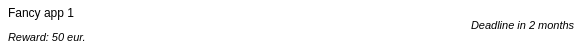
<?xml version="1.0" encoding="UTF-8"?>
<ui version="4.0">
 <class>Form</class>
 <widget class="QWidget" name="Form">
  <property name="geometry">
   <rect>
    <x>0</x>
    <y>0</y>
    <width>585</width>
    <height>50</height>
   </rect>
  </property>
  <property name="sizePolicy">
   <sizepolicy hsizetype="Preferred" vsizetype="Fixed">
    <horstretch>0</horstretch>
    <verstretch>0</verstretch>
   </sizepolicy>
  </property>
  <property name="minimumSize">
   <size>
    <width>0</width>
    <height>50</height>
   </size>
  </property>
  <property name="maximumSize">
   <size>
    <width>16777215</width>
    <height>50</height>
   </size>
  </property>
  <property name="cursor">
   <cursorShape>PointingHandCursor</cursorShape>
  </property>
  <property name="windowTitle">
   <string>Form</string>
  </property>
  <property name="autoFillBackground">
   <bool>false</bool>
  </property>
  <property name="styleSheet">
   <string notr="true">background-color: transparent; border: none</string>
  </property>
  <layout class="QHBoxLayout" name="horizontalLayout">
   <property name="spacing">
    <number>0</number>
   </property>
   <property name="leftMargin">
    <number>0</number>
   </property>
   <property name="topMargin">
    <number>0</number>
   </property>
   <property name="rightMargin">
    <number>0</number>
   </property>
   <property name="bottomMargin">
    <number>0</number>
   </property>
   <item>
    <spacer name="horizontalSpacer_2">
     <property name="orientation">
      <enum>Qt::Horizontal</enum>
     </property>
     <property name="sizeType">
      <enum>QSizePolicy::Fixed</enum>
     </property>
     <property name="sizeHint" stdset="0">
      <size>
       <width>8</width>
       <height>0</height>
      </size>
     </property>
    </spacer>
   </item>
   <item>
    <widget class="QWidget" name="widget" native="true">
     <layout class="QVBoxLayout" name="verticalLayout">
      <property name="spacing">
       <number>0</number>
      </property>
      <property name="leftMargin">
       <number>0</number>
      </property>
      <property name="topMargin">
       <number>0</number>
      </property>
      <property name="rightMargin">
       <number>0</number>
      </property>
      <property name="bottomMargin">
       <number>0</number>
      </property>
      <item>
       <widget class="QLabel" name="job_name_label">
        <property name="sizePolicy">
         <sizepolicy hsizetype="Expanding" vsizetype="Preferred">
          <horstretch>0</horstretch>
          <verstretch>0</verstretch>
         </sizepolicy>
        </property>
        <property name="styleSheet">
         <string notr="true">font-size: 12px;</string>
        </property>
        <property name="text">
         <string>Fancy app 1</string>
        </property>
        <property name="wordWrap">
         <bool>true</bool>
        </property>
       </widget>
      </item>
      <item>
       <widget class="QLabel" name="label_2">
        <property name="styleSheet">
         <string notr="true">font-size: 11px; font-style: italic;</string>
        </property>
        <property name="text">
         <string>Reward: 50 eur.</string>
        </property>
       </widget>
      </item>
     </layout>
    </widget>
   </item>
   <item>
    <widget class="QLabel" name="label">
     <property name="sizePolicy">
      <sizepolicy hsizetype="Preferred" vsizetype="Preferred">
       <horstretch>0</horstretch>
       <verstretch>0</verstretch>
      </sizepolicy>
     </property>
     <property name="styleSheet">
      <string notr="true">font-style: italic; font-size: 11px;</string>
     </property>
     <property name="text">
      <string>Deadline in 2 months</string>
     </property>
    </widget>
   </item>
   <item>
    <spacer name="horizontalSpacer">
     <property name="orientation">
      <enum>Qt::Horizontal</enum>
     </property>
     <property name="sizeType">
      <enum>QSizePolicy::Fixed</enum>
     </property>
     <property name="sizeHint" stdset="0">
      <size>
       <width>10</width>
       <height>20</height>
      </size>
     </property>
    </spacer>
   </item>
  </layout>
 </widget>
 <resources/>
 <connections/>
</ui>
